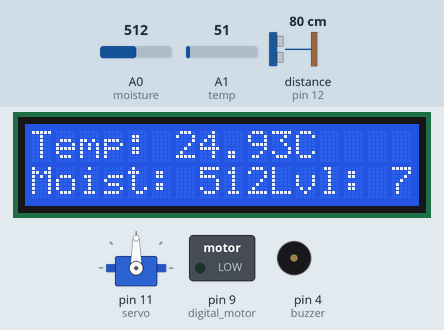
Recording of a sketch running on a simulated Arduino Uno, built with avr-gcc and run on an emulated ATmega328P. Shown: servo, 16×2 character LCD, switched loads named in the sketch (green lamp = pin HIGH), buzzer (waves = sounding). Wiring (inferred from the names in the program): ultrasonic range finder: trigger pin 13; echo pin 12. The inputs (shaded band) are chosen by the test bench; at power-on: distance to the obstacle (sensor on pin 12) 80 cm, A1 (temp) = 51, A0 (moisture) = 512. The echo pulse lasts 58.3 µs per cm; pins used as bus, display or sensor lines are not drawn; what the sketch prints to the serial monitor is not drawn.

Above: at 1.2 s.
1.3 s: distance to the obstacle (sensor on pin 12) set to 232 cm
At 3.3 s:
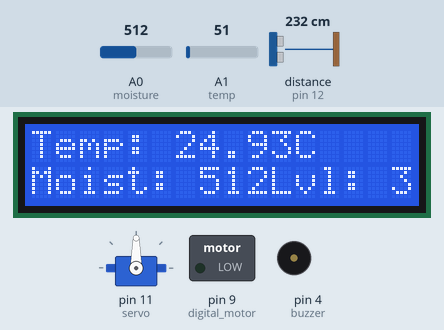
7.3 s: distance to the obstacle (sensor on pin 12) set to 240 cm
At 8.9 s:
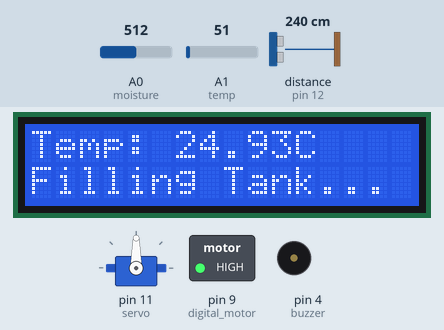
13.3 s: A1 (temp) set to 61
At 15.1 s:
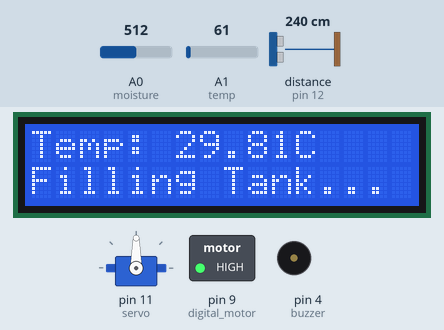
16.0 s: A0 (moisture) set to 716
18.7 s: A1 (temp) set to 71
At 21.3 s:
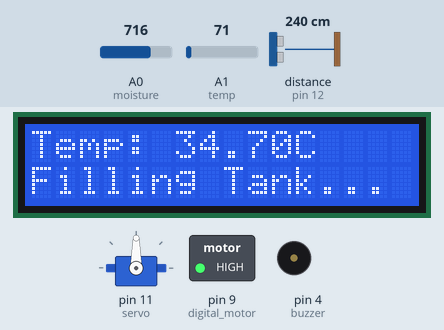
21.8 s: A0 (moisture) set to 309
24.5 s: A0 (moisture) set to 282
At 26.58 s:
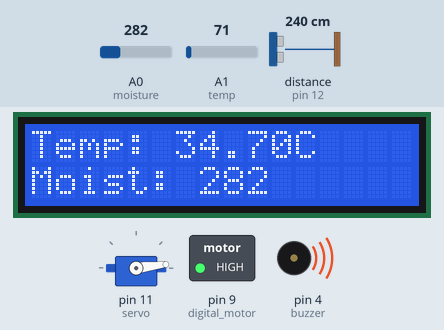
Timing chart, 0 to 30.1 s (numbered marks = the images above; inputs shaded):
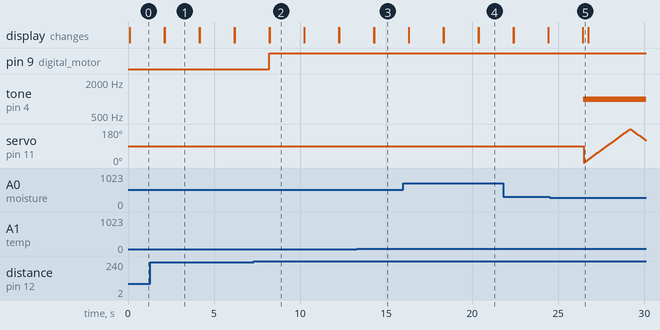

The sketch:

Smart_Agriculture_System.ino
```cpp
#include <LiquidCrystal.h>
#include <Servo.h>

// Pin Definitions
int temp = A1;            // Analog pin for temperature sensor
int moisture = A0;        // Analog pin for soil moisture sensor
int buzzer = 4;           // Digital pin for buzzer
int trig = 13;            // Ultrasonic sensor trigger pin
int echo = 12;            // Ultrasonic sensor echo pin
int digital_motor = 9;    // Digital pin for motor (PWM control)

// Initialize the LCD (RS, E, D4, D5, D6, D7)
LiquidCrystal lcd(3, 2, 5, 6, 7, 8);
Servo servo;

void setup() {
  pinMode(temp, INPUT);           // Temperature sensor pin
  pinMode(moisture, INPUT);       // Soil moisture sensor pin
  pinMode(buzzer, OUTPUT);        // Buzzer pin
  pinMode(trig, OUTPUT);          // Ultrasonic trigger pin
  pinMode(echo, INPUT);           // Ultrasonic echo pin
  pinMode(digital_motor, OUTPUT); // Motor PWM pin

  servo.attach(11);
  lcd.begin(16, 2);               // Initialize the LCD as 16x2
  Serial.begin(9600);             // Initialize Serial communication
}

void loop() {
  // Read sensor values
  int moisture_raw = analogRead(moisture);
  int temperature_raw = analogRead(temp);
  float temperature = (temperature_raw * 5.0 / 1023.0) * 100.0; // Convert to Celsius

  // Print to Serial Monitor
  Serial.print("Temperature: ");
  Serial.print(temperature);
  Serial.println(" °C");

  Serial.print("Soil Moisture: ");
  Serial.println(moisture_raw);

  // Display on LCD
  lcd.clear();
  lcd.setCursor(0, 0);
  lcd.print("Temp: ");
  lcd.print(temperature);
  lcd.print("C");

  lcd.setCursor(0, 1);
  lcd.print("Moist: ");
  lcd.print(moisture_raw);

  // Ultrasonic Tank Level
  int level = tank_level(trig, echo);
  Serial.print("Tank Level: ");
  Serial.println(level);

  lcd.setCursor(10, 1);
  lcd.print("Lvl: ");
  lcd.print(level);
  lcd.print("%");

  // Tank level logic
  if (level < 30) {
    motor_start(); // Start motor if tank level < 30%
    lcd.setCursor(0, 1);
    lcd.print("Filling Tank...  ");
  } else {
    motor_stop();  // Stop motor
  }

  // Buzzer alert for high temperature and dry soil
  if (temperature >= 30 && moisture_raw <= 300) {
    tone(buzzer, 1000); // Turn on buzzer at 1000 Hz
    move_servo(0, 180); // Sweep the servo
  } else {
    noTone(buzzer); // Turn off buzzer
  }

  delay(2000); // Update every 2 seconds
}

// Function to calculate water tank level using ultrasonic sensor
int tank_level(int trigPin, int echoPin) {
  digitalWrite(trigPin, LOW);
  delayMicroseconds(2);
  digitalWrite(trigPin, HIGH);
  delayMicroseconds(10);
  digitalWrite(trigPin, LOW);

  int duration = pulseIn(echoPin, HIGH);
  int distance = (duration * 0.034) / 2; // Convert to cm

  int level = map(distance, 334, 0, 0, 100); // Assuming max distance = 334 cm
  return constrain(level, 0, 100); // Ensure level is between 0 and 100
}

// Function to start the motor
void motor_start() {
  analogWrite(digital_motor, 255); // Motor at full speed
  Serial.println("Motor ON: Filling Tank");
}

// Function to stop the motor
void motor_stop() {
  analogWrite(digital_motor, 0); // Stop the motor
  Serial.println("Motor OFF: Tank Full or Above Level");
}

// Function to sweep servo motor
void move_servo(int startAngle, int endAngle) {
  for (int angle = startAngle; angle <= endAngle; angle++) {
    servo.write(angle);
    delay(15);
  }
  for (int angle = endAngle; angle >= startAngle; angle--) {
    servo.write(angle);
    delay(15);
  }
}
```

Measured:
- the behaviour switches between 236 and 237 cm on distance to the obstacle (sensor on pin 12) (found by bisection; images 1 and 2)
- the behaviour switches between 301 and 300 on A0 (moisture) (found by bisection; images 4 and 5)
- after the input at 1.3 s, the display: first differs from a run without the input after 0.83 s (image 1)
- after the input at 7.3 s, pin 9 (digital_motor): LOW → HIGH after 0.92 s; the display: first differs from a run without the input after 0.92 s (image 2)
- after the input at 13.3 s, the display: first changes after 0.98 s (image 3 shows a later state)
- after the input at 18.7 s, the display: first changes after 1.7 s (image 4 shows a later state)
- after the input at 24.5 s, tone on pin 4 (buzzer): silent → 1000 Hz after 2.0 s; the display: changes after 1.9 s (image 5)
